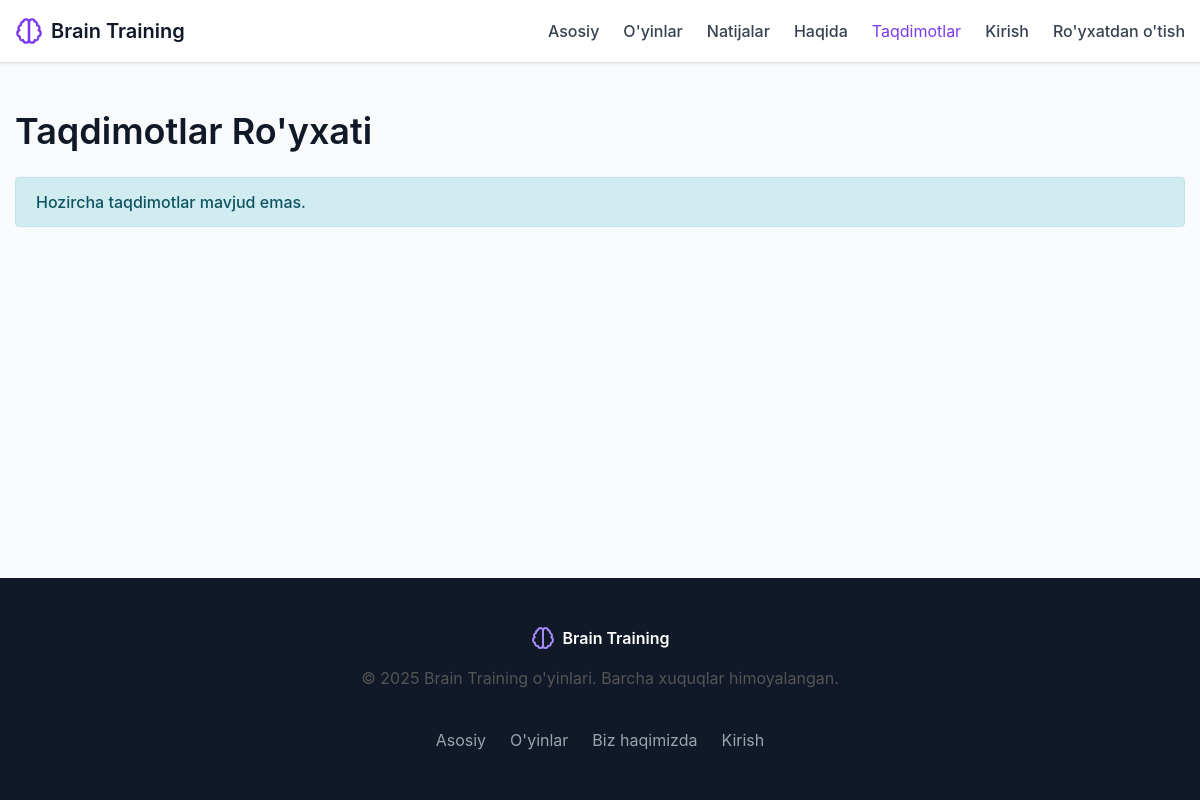
The page /presentation/ on the database as committed earlier.
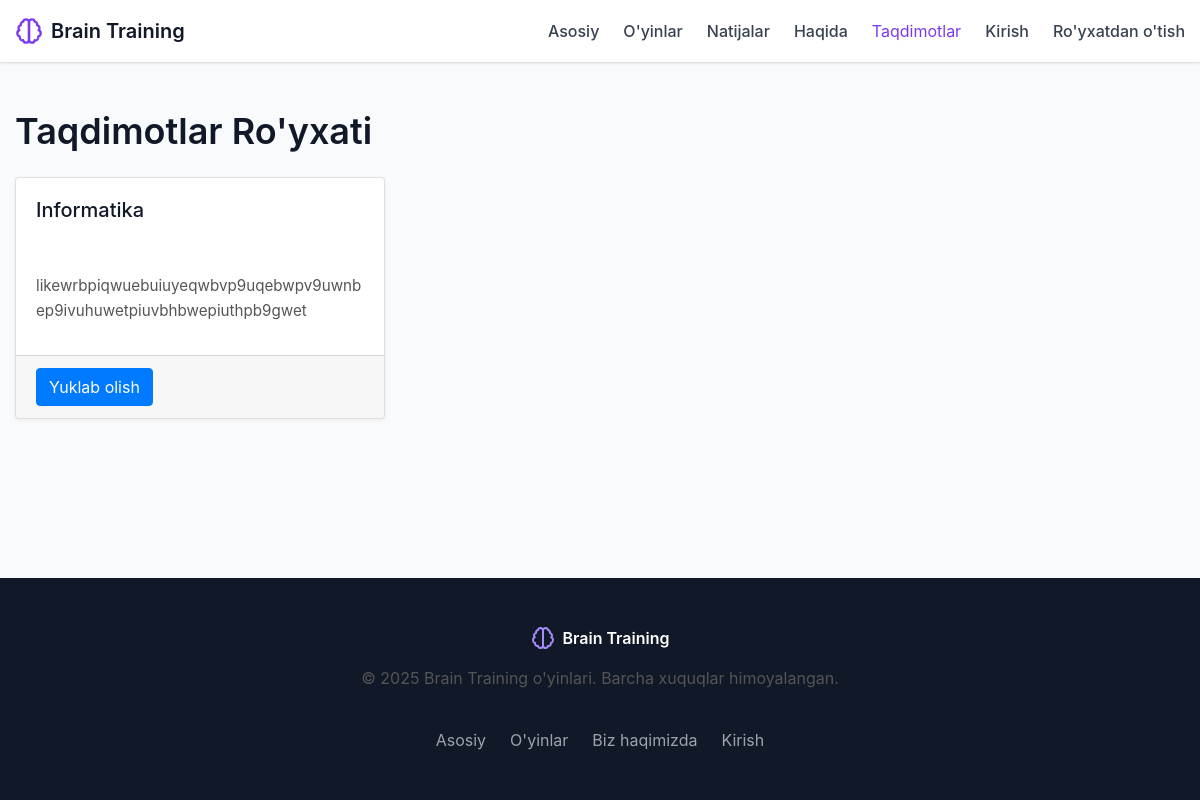
The same page on the database as committed later.
### brainapp/models.py (models this page shows, shortened)
class Presentation(models.Model) :
    title = models.CharField(max_length=255, verbose_name="Sarlavha")
    description = models.TextField(verbose_name="Tavsif")
    file = models.FileField(upload_to="presentations/", verbose_name="Fayl")
    created_at = models.DateField(auto_now_add=True, verbose_name="Yaratilgan vaqt")
    class Meta :
        verbose_name = "Prezentatsiya"
        verbose_name_plural = "Prezentatsiyalar"

### brainapp/views.py (the view)
# urls.py: path('presentation/', views.presentation_list, name='presentation_list'),
def presentation_list(request) :
    presentations = Presentation.objects.all()
    context = {
        "presentations" : presentations
    }
    return render(request, "presentation.html", context)

### templates/presentation.html (shortened to what this page needs)
{% extends 'base.html' %}
{% block content %}
<div class="container py-5">
    <h1 class="mb-4">Taqdimotlar Ro'yxati</h1>
    <div class="row">
        {% for presentation in presentations %}
        <div class="col-md-6 col-lg-4 mb-4">
            <div class="card h-100">
                <div class="card-body">
                    <h5 class="card-title">{{ presentation.title }}</h5>
                </div>
                <div class="card-body">
                    <p class="card-description">{{ presentation.description }}</p>
                </div>
                <div class="card-footer">
                    <a href="{% url 'presentation_download' presentation.id %}" class="btn btn-primary">
                        Yuklab olish
                    </a>
                </div>
            </div>
        </div>
        {% empty %}
        <div class="col-12">
            <div class="alert alert-info">
                Hozircha taqdimotlar mavjud emas.
            </div>
        </div>
        {% endfor %}
    </div>
</div>
{% endblock %}

Rows that differ between the two databases and show on the page:
added Presentation: title "Informatika", description "likewrbpiqwuebuiuyeqwbvp9uqebwpv9uwnbep9ivuhuwetpiuvbhbwepiuthpb9gwet"
Other text that changed with them:
text no longer shown: "Hozircha taqdimotlar mavjud emas."
